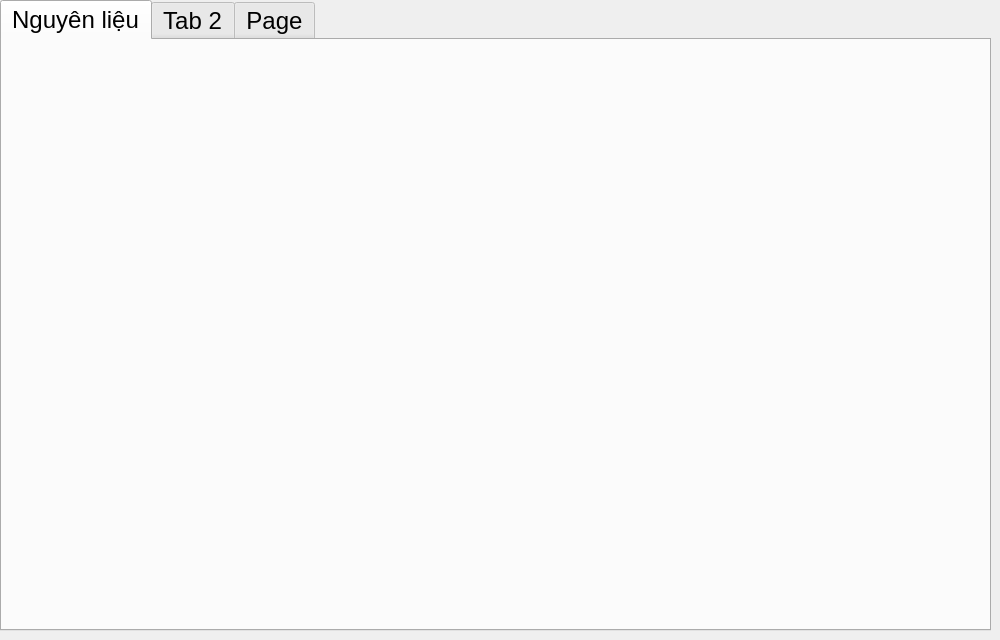
<?xml version="1.0" encoding="UTF-8"?>
<ui version="4.0">
 <class>InventoryWidgetClass</class>
 <widget class="QWidget" name="InventoryWidgetClass">
  <property name="geometry">
   <rect>
    <x>0</x>
    <y>0</y>
    <width>1000</width>
    <height>640</height>
   </rect>
  </property>
  <property name="windowTitle">
   <string>InventoryWidget</string>
  </property>
  <widget class="QTabWidget" name="tabWidget">
   <property name="geometry">
    <rect>
     <x>0</x>
     <y>0</y>
     <width>991</width>
     <height>631</height>
    </rect>
   </property>
   <property name="font">
    <font>
     <pointsize>18</pointsize>
    </font>
   </property>
   <property name="currentIndex">
    <number>0</number>
   </property>
   <widget class="QWidget" name="tab">
    <attribute name="title">
     <string>Nguyên liệu</string>
    </attribute>
   </widget>
   <widget class="QWidget" name="tab_2">
    <attribute name="title">
     <string>Tab 2</string>
    </attribute>
   </widget>
   <widget class="QWidget" name="tab_3">
    <attribute name="title">
     <string>Page</string>
    </attribute>
   </widget>
  </widget>
 </widget>
 <layoutdefault spacing="6" margin="11"/>
 <resources/>
 <connections/>
</ui>
